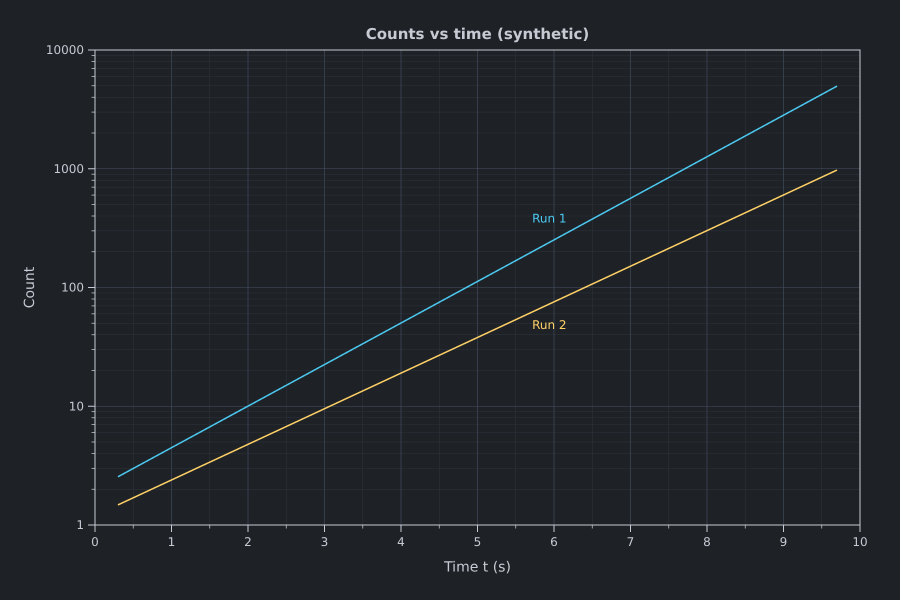
#> input picture samples/dark-bg/source.png, 1800 x 1200 px (shown at 1/2 size); its folder holds only this picture in this run
$ python gen-previews.py
#> lines starting #> are read from the running program, lines starting #| are printed output that depends on the picture
"""Sample preview images for the home screen's sample cards.

Writes apps/web/src/home/previews/<sample>.webp, 480 px wide, from samples/<sample>/source.png. The full
source images (up to 1.8 MB) stay out of the home screen; the previews are a few kB each.

Run from the repository root: python3 scripts/gen-previews.py (needs Pillow).
"""

from pathlib import Path

from PIL import Image

ROOT = Path(__file__).resolve().parent.parent
SAMPLES = ROOT / "samples"
OUT = ROOT / "apps" / "web" / "src" / "home" / "previews"
WIDTH = 480


def main() -> None:
    OUT.mkdir(parents=True, exist_ok=True)
    for source in sorted(SAMPLES.glob("*/source.png")):
        image = Image.open(source).convert("RGB")
#> image is the input picture: PIL image 1800x1200 RGB; mean R, G, B 32.7, 36.9, 42
        height = round(image.height * WIDTH / image.width)
#> height = 320
        preview = image.resize((WIDTH, height), Image.LANCZOS)
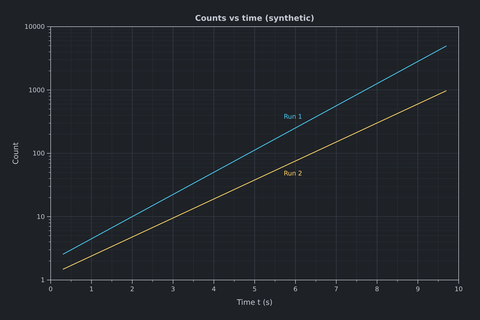
#> preview: PIL image 480x320 RGB; mean R, G, B 32.7, 36.9, 42
        preview.save(OUT / f"{source.parent.name}.webp", "WEBP", quality=80, method=6)
#> pass 2 of the loop in main, `for source in sorted(SAMPLES.glob("*/source.png")):`:
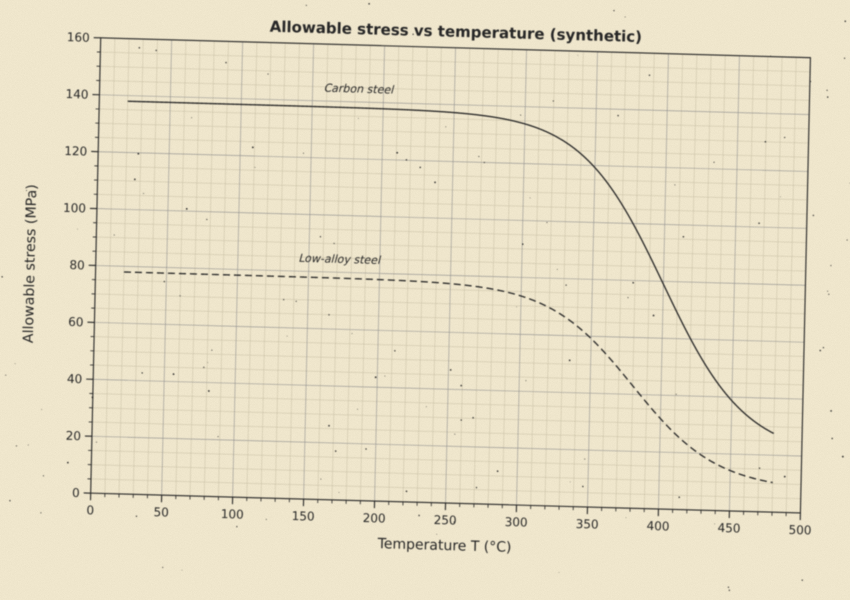
#> input picture samples/scan-tilted/source.png, 1700 x 1200 px (shown at 1/2 size)
#> in main, image is the input picture: PIL image 1700x1200 RGB; mean R, G, B 233, 224.3, 199
#> in main, `preview = image.resize((WIDTH, height), Image.LANCZOS)`:
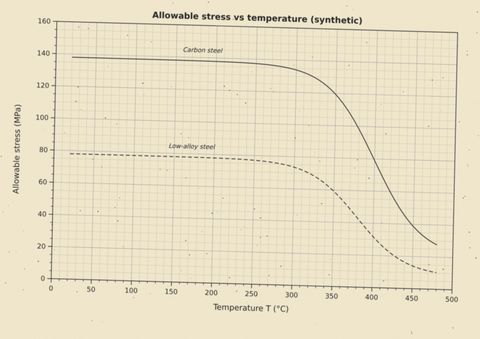
#> preview: PIL image 480x339 RGB; mean R, G, B 233.1, 224.3, 199
#> pass 3 of the loop in main, `for source in sorted(SAMPLES.glob("*/source.png")):`:
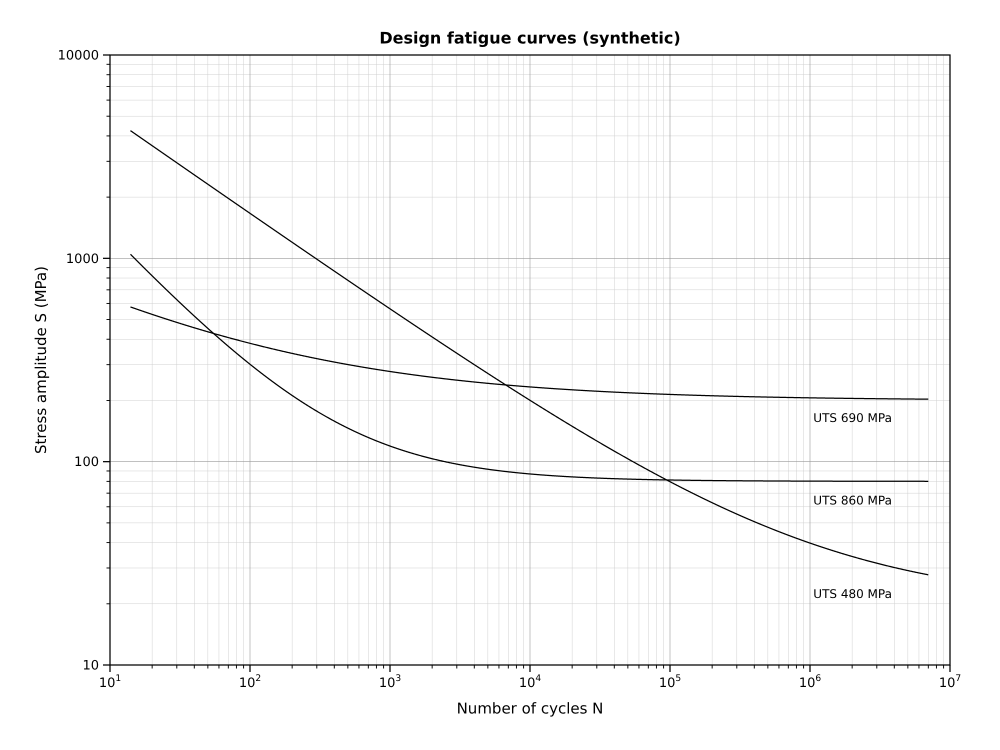
#> input picture samples/sn-family/source.png, 2000 x 1500 px (shown at 1/2 size)
#> image: PIL image 2000x1500 RGB
#> in main, `preview = image.resize((WIDTH, height), Image.LANCZOS)`:
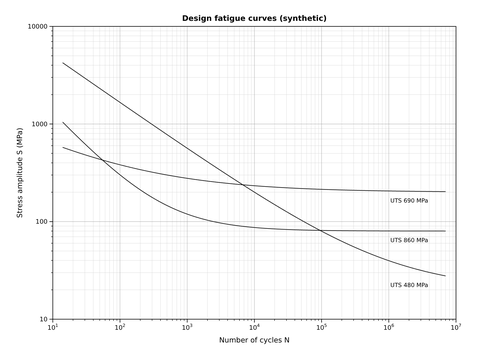
#> preview: PIL image 480x360 RGB; min 0, max 255, mean 248.7
#> the loop made 4 passes; the first 3 are shown


if __name__ == "__main__":
    main()
